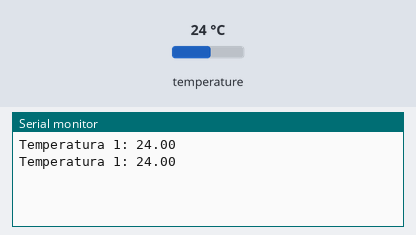
Bench run of a sketch on a simulated Arduino Uno, built with avr-gcc and run on an emulated ATmega328P. Shown: the last lines printed to the serial monitor. Inputs (shaded band) come from the test bench; at power-on: temperature 24 °C.

Above: at 2.8 s.
2.9 s: temperature set to 12 °C
At 4.3 s:
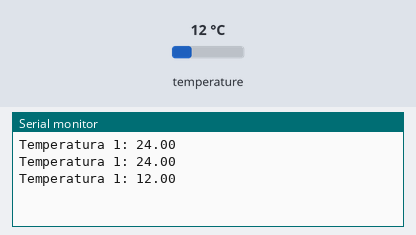
4.7 s: temperature set to 19 °C
At 4.7 s:
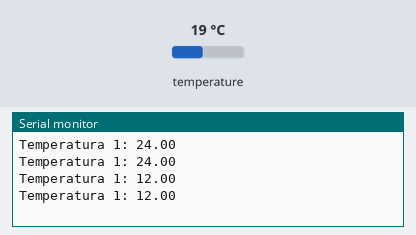
Timing chart, 0 to 7.7 s (numbered marks = the images above; inputs shaded):
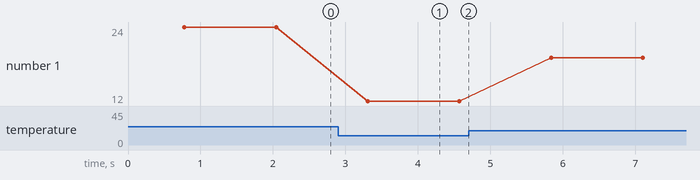

Measured:
- after the input at 2.9 s, the serial monitor: prints a new line after 0.41 s (image 1)
- plotted number 1: 24 → 12 after the input at 2.9 s, 12 → 19 after the input at 4.7 s

The sketch:

Prueba_sensor_Ds18b20.ino
```cpp
#include <OneWire.h>
#include <DallasTemperature.h>

OneWire primero(2);
DallasTemperature sensor1(&primero);
float temperatura;

void setup() {
  Serial.begin(9600);
  sensor1.begin();
}

void loop() {
  sensor1.requestTemperatures();
  temperatura = sensor1.getTempCByIndex(0);
  Serial.print("Temperatura 1: ");
  Serial.println(temperatura);
  delay(500);
}
```
